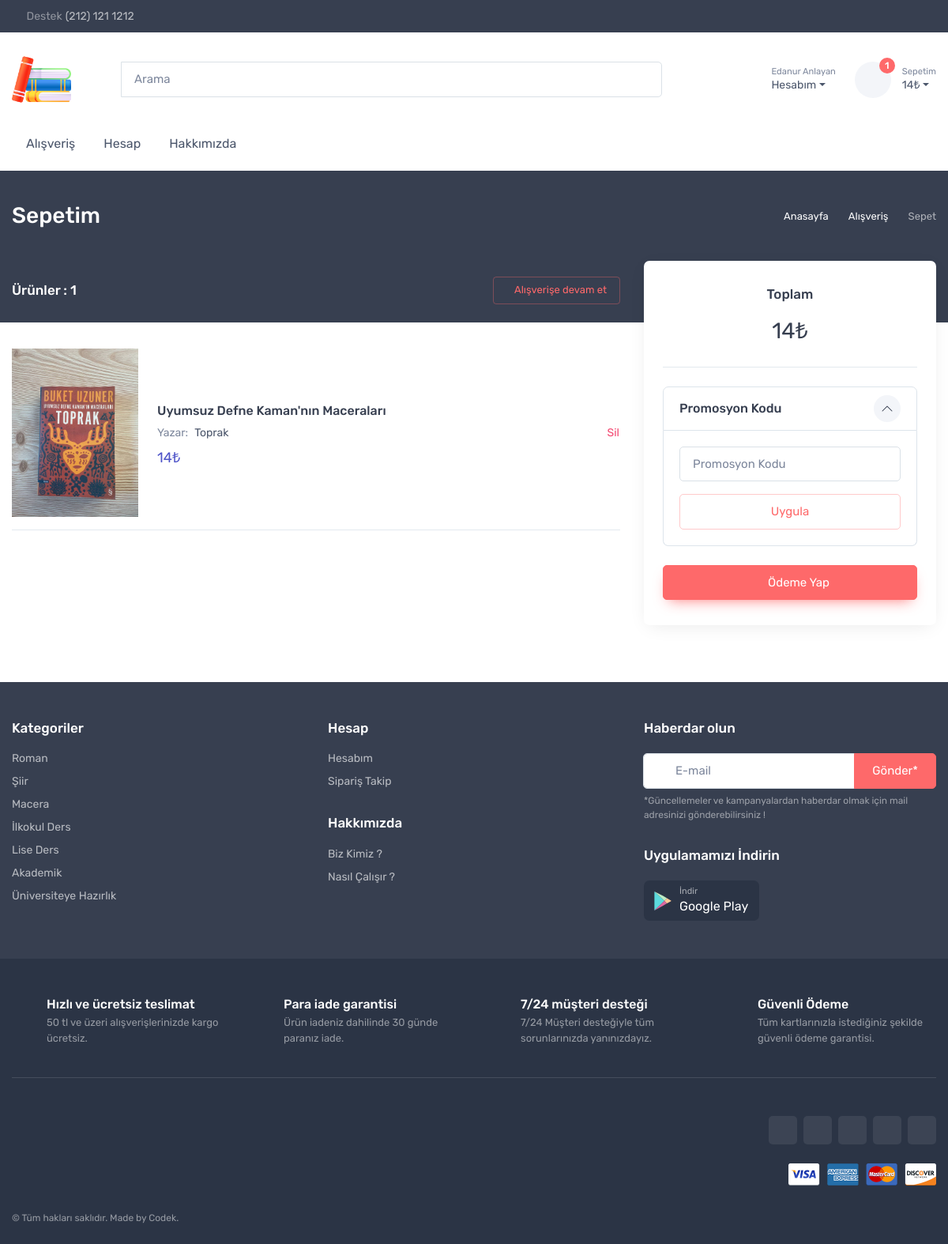
Screenshot of /basket/ (signed in) with the database file from the repository.
### kullanici/models.py (models this page shows, shortened)
class User(AbstractUser):
    first_name = models.CharField(_('first name'), max_length=150, blank=True,validators=[name_validator])
    last_name = models.CharField(_('last name'), max_length=150, blank=True,validators=[name_validator])
    email = models.EmailField(_('email address'), blank=True,validators=[email_validator],unique=True)
    password = models.CharField(_('password'), max_length=128,validators=[pass_validator])
    adres = models.TextField(max_length=500, blank=False)
    il = models.CharField(max_length=40, blank=False,validators=[])
    ilce = models.CharField(max_length=40, blank=False,validators=[])
    phone = models.CharField( max_length=12,validators=[phone_validator],unique=True)

### products/models.py (models this page shows, shortened)
class Product(models.Model):
    user = models.ForeignKey(settings.AUTH_USER_MODEL,on_delete=models.CASCADE)
    categories = models.ManyToManyField(Category)
    product_name = models.CharField(max_length=100,validators=[product_name_validator])
    keywords = models.CharField(max_length=100,validators=[keywords_validator])
    description = models.CharField(max_length=100,validators=[description_validator])
    detail = models.TextField()
    slug = models.CharField(max_length=150,editable=False)
    created_time = models.DateTimeField(auto_now_add=True)
    updated_time = models.DateTimeField(auto_now=True)
    price = models.IntegerField(validators=[integer_validator])
    amount = models.IntegerField(validators=[integer_validator])
    author = models.CharField(max_length=100,validators=[product_name_validator])
    def first_image(self):
        images = ProductImages.objects.filter(product_id = self.id)
        return images[0].image.url
    class Meta:
        ordering = ["-updated_time"]

class ProductImages(models.Model):
    product = models.ForeignKey(Product,on_delete=models.CASCADE)
    image = models.ImageField(upload_to=get_upload_path)

### basket/views.py (the view)
# urls.py: path('',views.basket_list,name='basket_list'),
def basket_list(request):
    products_in_basket,products_count,total_price = basket_product_list(request)
    context = {
        'total_price' : total_price,
        'products' : products_in_basket,
        'products_count' : products_count,
        'user' : request.user
    }
    return render(request,'products/basket.html',context)

### basket/views.py (called while the page is built)
def basket_product_list (request):
    products = None
    products_count = 0
    products_in_basket = []
    total_price = 0
    if request.user.is_authenticated:
        products = Basket.objects.filter(user=request.user)
        products_count = products.count()
        for i in products:
            products_in_basket.append(i.product)
            total_price += i.product.price
    return products_in_basket, products_count, total_price

### templates/products/basket.html (shortened to what this page needs)
{% extends 'base/base.html' %}
{% load static %}
{% block body %}
  <body class="handheld-toolbar-enabled">
    <div class="page-title-overlap bg-dark pt-4">
      <div class="container d-lg-flex justify-content-between py-2 py-lg-3">
        <div class="order-lg-2 mb-3 mb-lg-0 pt-lg-2">
          <nav aria-label="breadcrumb">
            <ol class="breadcrumb breadcrumb-light flex-lg-nowrap justify-content-center justify-content-lg-start">
              <li class="breadcrumb-item"><a class="text-nowrap" href="{% url 'home' %}"><i class="ci-home"></i>Anasayfa</a></li>
              <li class="breadcrumb-item text-nowrap"><a href="{% url 'home' %}">Alışveriş</a>
              </li>
              <li class="breadcrumb-item text-nowrap active" aria-current="page">Sepet</li>
            </ol>
          </nav>
        </div>
        <div class="order-lg-1 pe-lg-4 text-center text-lg-start">
          <h1 class="h3 text-light mb-0">Sepetim</h1>
        </div>
      </div>
    </div>
    <div class="container pb-5 mb-2 mb-md-4">
      <div class="row">
        <section class="col-lg-8">
          <div class="d-flex justify-content-between align-items-center pt-3 pb-4 pb-sm-5 mt-1">
            <h2 class="h6 text-light mb-0">Ürünler : {{ products_count }}</h2><a class="btn btn-outline-primary btn-sm ps-2" href="{% url 'home' %}"><i class="ci-arrow-left me-2"></i>Alışverişe devam et</a>
          </div>
          {% for product in products %}
          <div class="d-sm-flex justify-content-between align-items-center my-2 pb-3 border-bottom">
            <div class="d-block d-sm-flex align-items-center text-center text-sm-start"><a class="d-inline-block flex-shrink-0 mx-auto me-sm-4" href="{% url 'detail_product' product.id %}"><img src="{{ product.first_image }}" width="160" alt="Product"></a>
              <div class="pt-2">
                <h3 class="product-title fs-base mb-2"><a href="{% url 'detail_product' product.id %}">{{ product.product_name }}</a></h3>
                <div class="fs-sm"><span class="text-muted me-2">Yazar:</span>{{ product.author }}</div>
                <div class="fs-lg text-accent pt-2">{{ product.price }}₺</div>
              </div>
            </div>
            <div class="pt-2 pt-sm-0 ps-sm-3 mx-auto mx-sm-0 text-center text-sm-start" style="max-width: 9rem;">
              <a href="{% url 'add_basket' product.id %}"><button class="btn btn-link px-0 text-danger" type="button"><i class="ci-close-circle me-2"></i><span class="fs-sm">Sil</span></button></a>
            </div>
          </div>
          {% endfor %}
        </section>
        <aside class="col-lg-4 pt-4 pt-lg-0 ps-xl-5">
          <div class="bg-white rounded-3 shadow-lg p-4">
            <div class="py-2 px-xl-2">
              <div class="text-center mb-4 pb-3 border-bottom">
                <h2 class="h6 mb-3 pb-1">Toplam</h2>
                <h3 class="fw-normal">{{ total_price }}₺</h3>
              </div>
              <div class="accordion" id="order-options">
                <div class="accordion-item">
                  <h3 class="accordion-header"><a class="accordion-button" href="#promo-code" role="button" data-bs-toggle="collapse" aria-expanded="true" aria-controls="promo-code">Promosyon Kodu</a></h3>
                  <div class="accordion-collapse collapse show" id="promo-code" data-bs-parent="#order-options">
                    <form class="accordion-body needs-validation" method="post" novalidate>
                      <div class="mb-3">
                        <input class="form-control" type="text" placeholder="Promosyon Kodu" required>
                      </div>
                      <button class="btn btn-outline-primary d-block w-100" type="submit">Uygula</button>
                    </form>
                  </div>
                </div>
              </div><a class="btn btn-primary btn-shadow d-block w-100 mt-4" href="{% url 'basket_details' %}"><i class="ci-card fs-lg me-2"></i>Ödeme Yap</a>
            </div>
          </div>
        </aside>
      </div>
    </div>
  </body>
{% endblock %}

### templates/base/navbar_profil.html (shortened to what this page needs)
{% load static %}
<div class="dropdown">
                    <a class="navbar-tool ms-1 ms-lg-0 me-n1 me-lg-2 " href="{% url 'login' %}" data-bs-toggle="dropdown">
                <div class="navbar-tool-icon-box"><i class="navbar-tool-icon ci-user"></i></div>
                 <div class="navbar-tool-text ms-n3"><small>{% if user.is_authenticated %} {{user.first_name}} {{user.last_name}} {% else %} Giriş Yapın {% endif %} </small>Hesabım</div></a>
                </div>

### rows the page displays
User: first_name "Edanur", last_name "Anlayan"
Product: first_image (picture), product_name "Uyumsuz Defne Kaman'nın Maceraları", author "Toprak", price "14"

### other values shown
{{ products_count }} "1"
{{ total_price }} "14"
